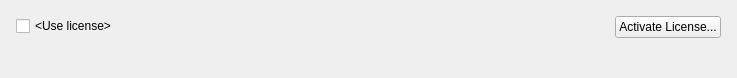
<?xml version="1.0" encoding="UTF-8"?>
<ui version="4.0">
 <class>CameraLicensePanelWidget</class>
 <widget class="nx::client::desktop::Panel" name="CameraLicensePanelWidget">
  <property name="geometry">
   <rect>
    <x>0</x>
    <y>0</y>
    <width>737</width>
    <height>78</height>
   </rect>
  </property>
  <property name="windowTitle">
   <string/>
  </property>
  <layout class="QHBoxLayout" name="horizontalLayout">
   <property name="leftMargin">
    <number>16</number>
   </property>
   <property name="topMargin">
    <number>16</number>
   </property>
   <property name="rightMargin">
    <number>16</number>
   </property>
   <property name="bottomMargin">
    <number>16</number>
   </property>
   <item alignment="Qt::AlignTop">
    <widget class="QCheckBox" name="useLicenseCheckBox">
     <property name="text">
      <string notr="true">&lt;Use license&gt;</string>
     </property>
    </widget>
   </item>
   <item alignment="Qt::AlignTop">
    <widget class="QLabel" name="licenseUsageLabel">
     <property name="sizePolicy">
      <sizepolicy hsizetype="Expanding" vsizetype="Fixed">
       <horstretch>0</horstretch>
       <verstretch>0</verstretch>
      </sizepolicy>
     </property>
     <property name="text">
      <string notr="true">&lt;license usage&gt;</string>
     </property>
    </widget>
   </item>
   <item alignment="Qt::AlignTop">
    <widget class="QPushButton" name="moreLicensesButton">
     <property name="text">
      <string>Activate License...</string>
     </property>
    </widget>
   </item>
  </layout>
 </widget>
 <customwidgets>
  <customwidget>
   <class>nx::client::desktop::Panel</class>
   <extends>QWidget</extends>
   <header location="global">nx/client/desktop/common/widgets/panel.h</header>
   <container>1</container>
  </customwidget>
 </customwidgets>
 <resources/>
 <connections/>
</ui>
